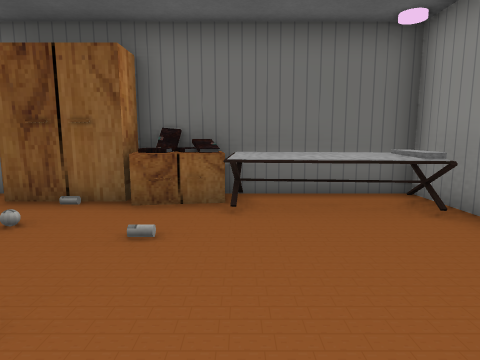
[1] (above)

13 first-person views from a walk through a Unity game level. The camera is 1.2 m above the floor, tilts 8° down and sees 75° across. The floor is counted in squares, 1 m on a side. Each view is taken from the middle of a square. On the plan, view 1 faces up. The plan holds only what a view shows up to about 13 squares ahead; the rest is blank. The player is left out. Some surface patterns are stand-ins.

[2]
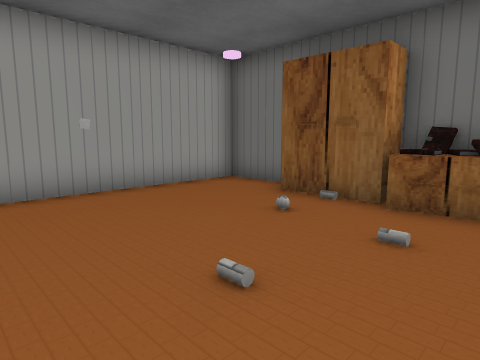

[3]
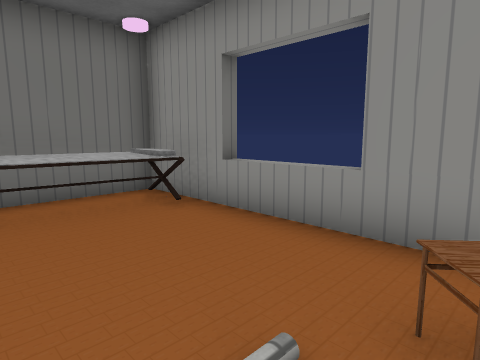

[4]
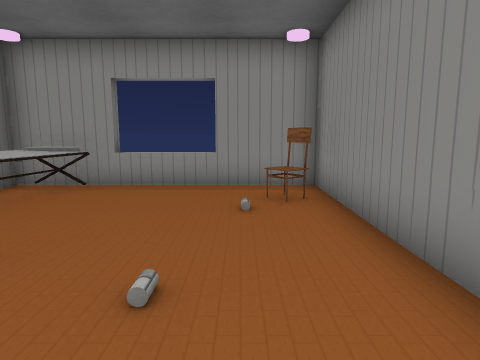

[5]
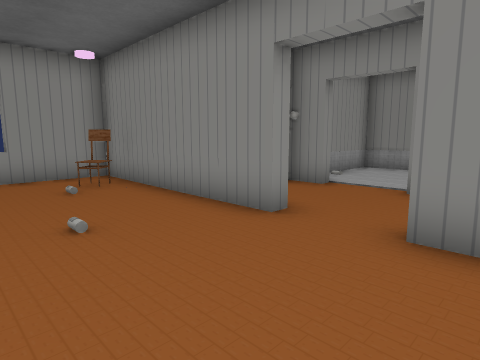

[6]
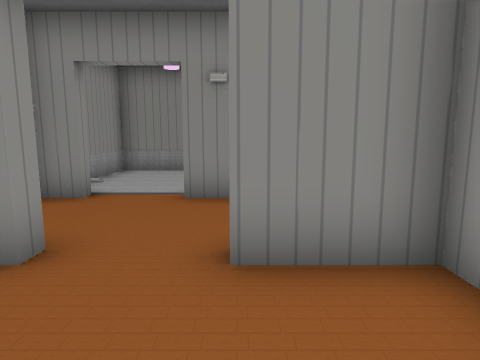

[7]
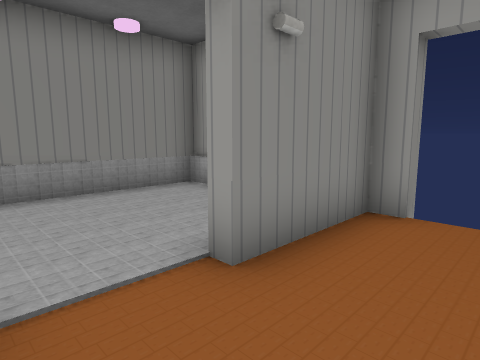

[8]
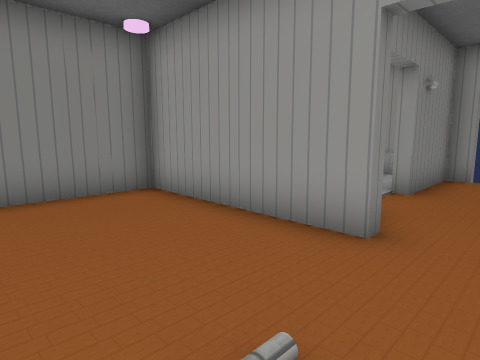

[9]
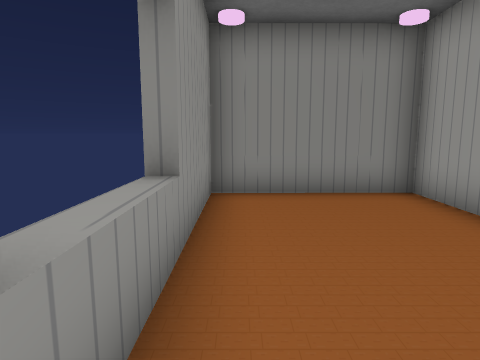

[10]
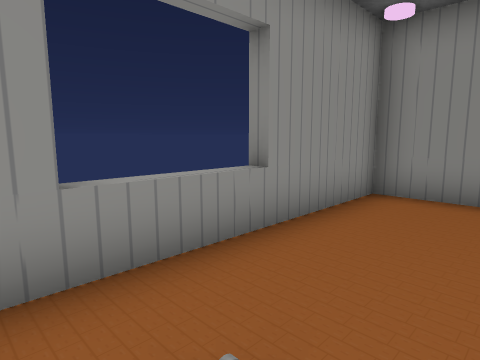

[11]
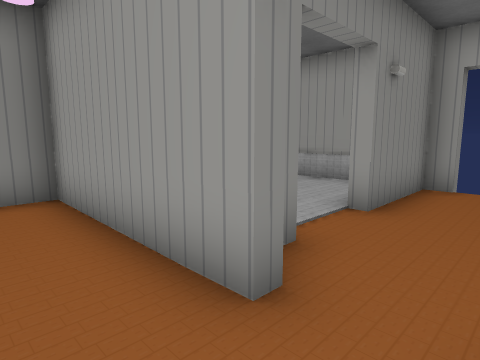

[12]
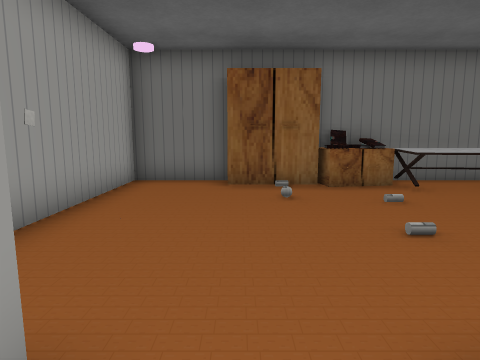

[13]
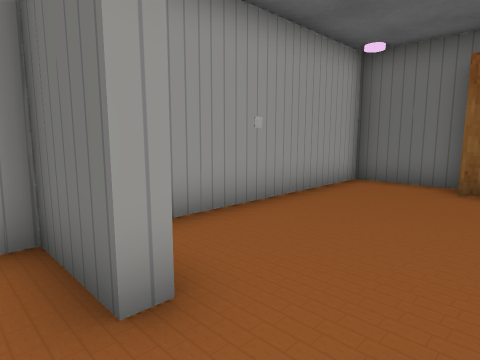

### Floor plan
Points are (right, up) in squares from view 1. A wall is a line through its corners. A room is listed if a view was taken in it or the views show most of it. See-through windows are left out.
Room 1 (views 1, 2, 3, 4, 5, 6)
walls: (-2.9, -0.8) (3.6, -0.8) (3.6, 6.5) (-2.1, 6.5) (-2.1, 5.6) (-4.4, 5.6); (1.9, -0.3) (2.4, 0); (2.1, -0.4) (1.6, 0.1); (-4.2, 6.5) (-6.9, 6.5) (-6.9, -0.5); (-6.5, -0.8) (-4.9, -0.8)
low walls: (-1.5, 5.4) (-1.9, 5.3) (-2, 6.1); (1.6, 0.1) (2, 0.5); (2.4, 0) (2, 0.5)
ways out: opening at (-3.5, -1) to room 2
objects: other object (-3, 4); other object (-3, 5); other object (-2, 2); other object (-1, 4); other object (-1, 6); other object (0, 5) to (3, 6); other object (1, 1)
Room 2 (views 7, 12, 13)
walls: (-2.9, -1.2) (-2.9, -0.8); (-2, -4) (-0.9, -4); (-4.9, -0.8) (-4.9, -1.2); (-1, -3.4) (-0.6, -3.4)
ways out: opening at (-3.5, -1) to room 1; opening at (-1, -2.5) to room 3; opening at (-2.5, -4) to room 4; opening at (-5.5, -2.5)
Room 3 (views 8, 9, 10, 11)
walls: (-0.6, -3.4) (-0.7, -8.6) (3.6, -8.6) (3.6, -2.2)
ways out: opening at (-1, -2.5) to room 2
objects: other object (2, -3)
Room 4 (no view inside)
walls: (-6.9, -5.2) (-6.9, -8.6) (-2.5, -8.6); (-1, -8.6) (-1, -6)
ways out: opening at (-2.5, -4) to room 2

Where each view was taken, in squares from view 1:
view 1: 0 up, 0 right, facing up
view 2: 0 up, 0 right, facing up-left
view 3: 0 up, 0 right, facing up-right
view 4: 1 up, 4 left, facing right
view 5: 3 up, 6 left, facing down-right
view 6: 2 up, 5 left, facing down
view 7: 2 down, 2 left, facing down-left
view 8: 2 down, 3 right, facing down-left
view 9: 2 down, 3 right, facing down
view 10: 2 down, 1 right, facing down-right
view 11: 2 down, 1 right, facing down-left
view 12: 2 down, 4 left, facing up
view 13: 2 down, 3 left, facing up-left
